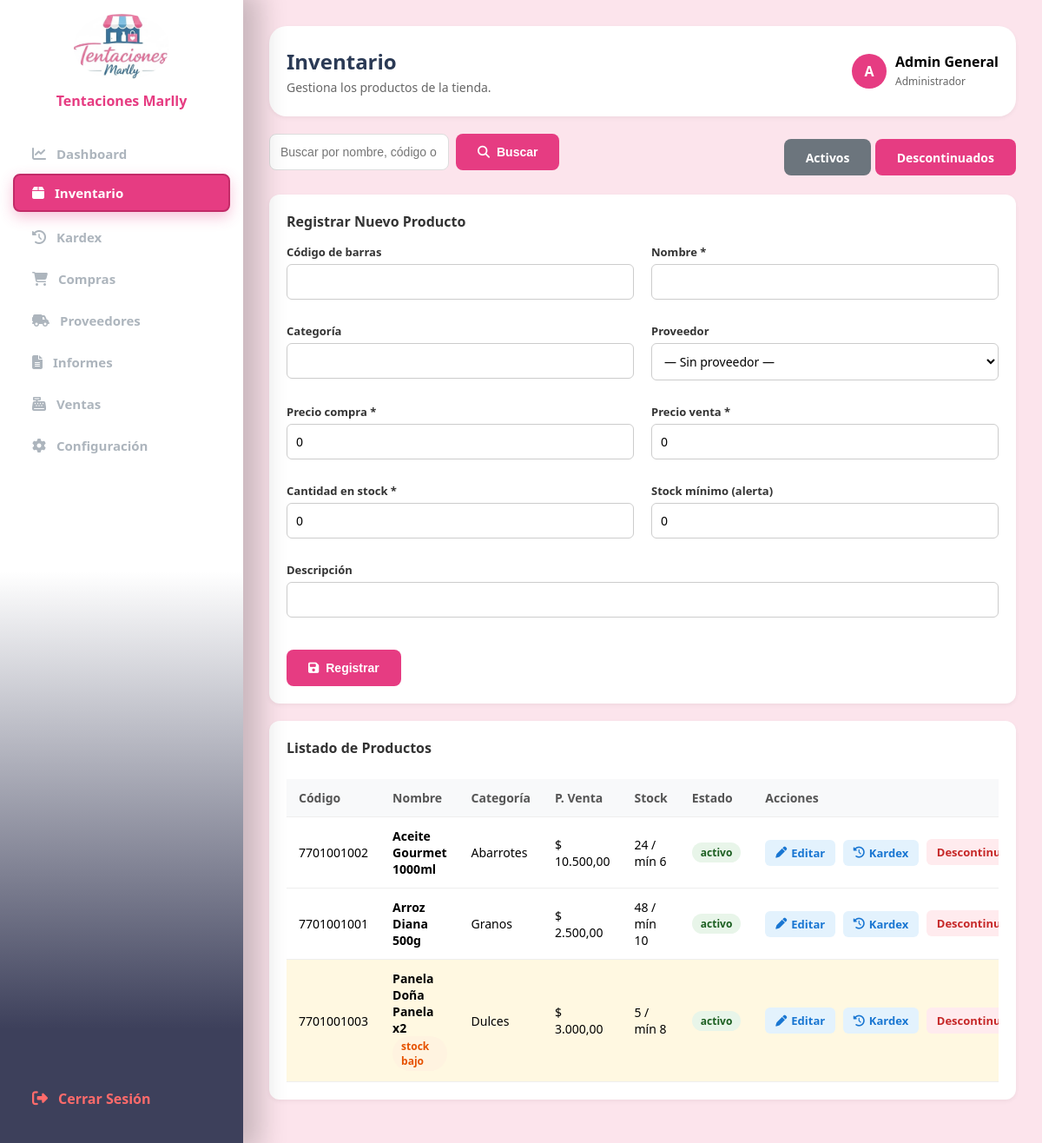
Page /view/inventario.php (signed in) on the committed database.
### tables this page shows
CREATE TABLE IF NOT EXISTS productos (
  id_producto INT AUTO_INCREMENT PRIMARY KEY,
  codigo_barras VARCHAR(50) NULL UNIQUE,
  nombre VARCHAR(150) NOT NULL,
  descripcion TEXT NULL,
  categoria VARCHAR(80) NULL,
  precio_compra DECIMAL(12,2) NOT NULL DEFAULT 0,
  precio_venta DECIMAL(12,2) NOT NULL DEFAULT 0,
  cantidad_stock INT NOT NULL DEFAULT 0,
  stock_minimo INT NOT NULL DEFAULT 0,
  id_proveedor INT NULL,
  estado ENUM('activo','inactivo') NOT NULL DEFAULT 'activo',
  creado_en DATETIME NOT NULL DEFAULT CURRENT_TIMESTAMP,
  fecha_modificacion DATETIME NULL,
  id_usuario_modificacion INT NULL,
  CONSTRAINT fk_productos_proveedor FOREIGN KEY (id_proveedor)
    REFERENCES proveedores (id_proveedor) ON DELETE SET NULL,
  CONSTRAINT fk_productos_usuario FOREIGN KEY (id_usuario_modificacion)
    REFERENCES usuarios (id) ON DELETE SET NULL,
  INDEX idx_productos_nombre (nombre),
  INDEX idx_productos_categoria (categoria)
);

### helpers/functions.php (called while the page is built, shortened)
<?php
function base_url(string $path = ''): string
{
    $path = ltrim($path, '/');
    return BASE_URL . ($path === '' ? '' : '/' . $path);
}
function e($value): string
{
    return htmlspecialchars((string) ($value ?? ''), ENT_QUOTES, 'UTF-8');
}
function money($n): string
{
    return '$ ' . number_format((float) $n, 2, ',', '.');
}
function get(string $key, $default = '')
{
    return $_GET[$key] ?? $default;
}

### helpers/auth.php (called while the page is built, shortened)
<?php
function current_user(): ?array
{
    return $_SESSION['user'] ?? null;
}
function current_role(): string
{
    return strtolower((string) ($_SESSION['user']['rol'] ?? ''));
}

### config/Connection.php (called while the page is built, shortened)
<?php
class Connection
{
    public function __construct()
    {
        $dsn = 'mysql:host=' . DB_HOST . ';dbname=' . DB_NAME . ';charset=utf8mb4';
        $options = [
            PDO::ATTR_ERRMODE => PDO::ERRMODE_EXCEPTION,
            PDO::ATTR_DEFAULT_FETCH_MODE => PDO::FETCH_ASSOC,
            PDO::ATTR_EMULATE_PREPARES => false,
        ];
        try {
            $this->conn = new PDO($dsn, DB_USER, DB_PASS, $options);
        } catch (PDOException $e) {
            error_log('DB connection failed: ' . $e->getMessage());
            http_response_code(500);
            exit(APP_DEBUG
                ? 'Error de conexión a la base de datos. Revisa el archivo .env'
                : 'Error interno del servidor.');
        }
    }
}

### model/producto.php (called while the page is built, shortened)
<?php
require_once __DIR__ . '/../config/Connection.php';
class Producto
{
    private PDO $db;
    public function __construct()
    {
        $this->db = (new Connection())->conn;
    }
    public function listar(?string $estado = 'activo', string $q = ''): array
    {
        $sql = "SELECT p.*, pr.nombre_razon_social AS proveedor,
                    CASE WHEN p.cantidad_stock <= p.stock_minimo THEN 1 ELSE 0 END AS alerta_stock_bajo
                FROM productos p
                LEFT JOIN proveedores pr ON pr.id_proveedor = p.id_proveedor
                WHERE 1 = 1";
        $params = [];
        if ($estado !== null) {
            $sql .= " AND p.estado = :estado";
            $params[':estado'] = $estado;
        }
        $sql .= " ORDER BY p.nombre ASC";
        $stmt = $this->db->prepare($sql);
        $stmt->execute($params);
        return $stmt->fetchAll();
    }
}

### view/inventario.php (the view, shortened to what this page needs)
<?php
require_once __DIR__ . '/../model/producto.php';
$prodModel = new Producto();
$q = trim((string) get('q'));
$verInactivos = get('estado') === 'inactivo';
$productos = $prodModel->listar($verInactivos ? 'inactivo' : 'activo', $q);
$editando = null;
$titulo = 'Inventario';
require __DIR__ . '/partials/head.php';
?>
<?php $subtituloNavbar = 'Gestiona los productos de la tienda.'; require __DIR__ . '/partials/navbar.php'; ?>
<div class="toolbar">
    <form method="GET" class="search-form">
        <input type="text" name="q" placeholder="Buscar por nombre, código o categoría..." value="<?= e($q) ?>">
        <button type="submit" class="btn-primary"><i class="fa-solid fa-magnifying-glass"></i> Buscar</button>
    </form>
    <div>
        <a class="btn-primary <?= $verInactivos ? '' : 'btn-cancel' ?>" href="<?= e(base_url('view/inventario.php')) ?>">Activos</a>
        <a class="btn-primary <?= $verInactivos ? 'btn-cancel' : '' ?>" href="<?= e(base_url('view/inventario.php?estado=inactivo')) ?>">Descontinuados</a>
    </div>
</div>
<div class="crud-card">
    <h3><?= $editando ? 'Editar Producto #' . e($editando['id_producto']) : 'Registrar Nuevo Producto' ?></h3>
    <form action="<?= e(base_url('index.php')) ?>" method="POST">
        <div class="form-grid">
            <div class="form-group">
                <label>Código de barras</label>
                <input type="text" name="codigo_barras" value="<?= e($editando['codigo_barras'] ?? '') ?>" maxlength="50">
            </div>
            <div class="form-group">
                <label>Nombre *</label>
                <input type="text" name="nombre" value="<?= e($editando['nombre'] ?? '') ?>" required maxlength="150">
            </div>
            <div class="form-group">
                <label>Categoría</label>
                <input type="text" name="categoria" value="<?= e($editando['categoria'] ?? '') ?>" maxlength="80">
            </div>
            <div class="form-group">
                <label>Proveedor</label>
                <select name="id_proveedor">
                    <option value="">— Sin proveedor —</option>
                </select>
            </div>
            <div class="form-group">
                <label>Precio compra *</label>
                <input type="number" name="precio_compra" value="<?= e($editando['precio_compra'] ?? '0') ?>" min="0" step="0.01" required>
            </div>
            <div class="form-group">
                <label>Precio venta *</label>
                <input type="number" name="precio_venta" value="<?= e($editando['precio_venta'] ?? '0') ?>" min="0" step="0.01" required>
            </div>
            <div class="form-group">
                <label>Cantidad en stock *</label>
                <input type="number" name="cantidad_stock" value="<?= e($editando['cantidad_stock'] ?? '0') ?>" min="0" step="1" required>
            </div>
            <div class="form-group">
                <label>Stock mínimo (alerta)</label>
                <input type="number" name="stock_minimo" value="<?= e($editando['stock_minimo'] ?? '0') ?>" min="0" step="1">
            </div>
            <div class="form-group form-span">
                <label>Descripción</label>
                <input type="text" name="descripcion" value="<?= e($editando['descripcion'] ?? '') ?>">
            </div>
            <div class="btn-container">
                <button type="submit" class="btn-primary"><i class="fa-solid fa-floppy-disk"></i> <?= $editando ? 'Guardar Cambios' : 'Registrar' ?></button>
            </div>
        </div>
    </form>
</div>
<div class="crud-card">
    <h3>Listado de Productos</h3>
    <div class="table-responsive">
    <table>
        <thead>
            <tr><th>Código</th><th>Nombre</th><th>Categoría</th><th>P. Venta</th><th>Stock</th><th>Estado</th><th>Acciones</th></tr>
        </thead>
        <tbody>
            <?php foreach ($productos as $p): ?>
                <tr class="<?= ((int) $p['alerta_stock_bajo'] === 1 && $p['estado'] === 'activo') ? 'row-alert' : '' ?>">
                    <td><?= e($p['codigo_barras'] ?? '—') ?></td>
                    <td><strong><?= e($p['nombre']) ?></strong>
                        <?php if ((int) $p['alerta_stock_bajo'] === 1 && $p['estado'] === 'activo'): ?>
                            <span class="badge badge-bajo">stock bajo</span>
                        <?php endif; ?>
                    </td>
                    <td><?= e($p['categoria'] ?? '—') ?></td>
                    <td><?= e(money($p['precio_venta'])) ?></td>
                    <td><?= e($p['cantidad_stock']) ?> / mín <?= e($p['stock_minimo']) ?></td>
                    <td><span class="badge badge-<?= e($p['estado']) ?>"><?= e($p['estado']) ?></span></td>
                    <td class="actions">
                        <a href="<?= e(base_url('view/inventario.php?edit=' . $p['id_producto'])) ?>" class="action-btn btn-edit"><i class="fa-solid fa-pen"></i> Editar</a>
                        <a href="<?= e(base_url('view/kardex.php?id_producto=' . $p['id_producto'])) ?>" class="action-btn btn-edit"><i class="fa-solid fa-clock-rotate-left"></i> Kardex</a>
                        <form action="<?= e(base_url('index.php')) ?>" method="POST" class="inline-form">
                            <button type="submit" class="action-btn <?= $p['estado'] === 'activo' ? 'btn-delete' : 'btn-edit' ?>">
                                <?= $p['estado'] === 'activo' ? 'Descontinuar' : 'Reactivar' ?>
                            </button>
                        </form>
                    </td>
                </tr>
            <?php endforeach; ?>
        </tbody>
    </table>
    </div>
</div>
<?php require __DIR__ . '/partials/foot.php'; ?>

### view/partials/head.php (shortened to what this page needs)
<?php
$titulo = $titulo ?? 'Tentaciones Marlly';
?>
<!DOCTYPE html>
<html lang="es">
<head>
    <link rel="stylesheet" href="<?= e(base_url('public/styles/app.css') . '?v=' . @filemtime(__DIR__ . '/../../public/styles/app.css')) ?>">
    <link rel="stylesheet" href="https://cdnjs.cloudflare.com/ajax/libs/font-awesome/6.5.1/css/all.min.css">
</head>
<body>
    <?php require __DIR__ . '/sidebar.php'; ?>
    <main class="main-content">

### view/partials/sidebar.php
<?php
$rolActual = current_role();
$paginaActual = basename($_SERVER['PHP_SELF'] ?? '');
?>
<aside class="sidebar">
    <div>
        <div class="sidebar-header">
            <img src="<?= e(base_url('public/logo.png')) ?>" alt="Logo">
            <h3>Tentaciones Marlly</h3>
        </div>
        <ul class="menu-list">
            <?php if ($rolActual === 'administrador'): ?>
                <li class="<?= $paginaActual === 'dashboard.php' ? 'active' : '' ?>">
                    <a href="<?= e(base_url('view/dashboard.php')) ?>">
                        <i class="fa-solid fa-chart-line"></i> Dashboard
                    </a>
                </li>
                <li class="<?= $paginaActual === 'inventario.php' ? 'active' : '' ?>">
                    <a href="<?= e(base_url('view/inventario.php')) ?>">
                        <i class="fa-solid fa-box"></i> Inventario
                    </a>
                </li>
                <li class="<?= $paginaActual === 'kardex.php' ? 'active' : '' ?>">
                    <a href="<?= e(base_url('view/kardex.php')) ?>">
                        <i class="fa-solid fa-clock-rotate-left"></i> Kardex
                    </a>
                </li>
                <li class="<?= $paginaActual === 'compras.php' ? 'active' : '' ?>">
                    <a href="<?= e(base_url('view/compras.php')) ?>">
                        <i class="fa-solid fa-cart-shopping"></i> Compras
                    </a>
                </li>
                <li class="<?= $paginaActual === 'proveedores.php' ? 'active' : '' ?>">
                    <a href="<?= e(base_url('view/proveedores.php')) ?>">
                        <i class="fa-solid fa-truck-field"></i> Proveedores
                    </a>
                </li>
                <li class="<?= $paginaActual === 'informes.php' ? 'active' : '' ?>">
                    <a href="<?= e(base_url('view/informes.php')) ?>">
                        <i class="fa-solid fa-file-lines"></i> Informes
                    </a>
                </li>
            <?php endif; ?>
            <?php if (in_array($rolActual, ['administrador', 'vendedor', 'cajero'], true)): ?>
                <li class="<?= $paginaActual === 'pos.php' ? 'active' : '' ?>">
                    <a href="<?= e(base_url('view/pos.php')) ?>">
                        <i class="fa-solid fa-cash-register"></i> Ventas
                    </a>
                </li>
            <?php endif; ?>
            <?php if ($rolActual === 'administrador'): ?>
                <li class="<?= $paginaActual === 'configuracion.php' ? 'active' : '' ?>">
                    <a href="<?= e(base_url('view/configuracion.php')) ?>">
                        <i class="fa-solid fa-gear"></i> Configuración
                    </a>
                </li>
            <?php endif; ?>
        </ul>
    </div>
    <a href="<?= e(base_url('index.php?action=logout')) ?>" class="logout-btn">
        <i class="fa-solid fa-right-from-bracket"></i> Cerrar Sesión
    </a>
</aside>

### view/partials/navbar.php
<?php
$tituloNavbar = $tituloNavbar ?? ($titulo ?? '');
$subtituloNavbar = $subtituloNavbar ?? null;
$userNavbar = current_user();
$nombreNavbar = trim((string) ($userNavbar['nombre'] ?? '') . ' ' . ($userNavbar['apellido'] ?? ''));
if ($nombreNavbar === '') {
    $nombreNavbar = (string) ($userNavbar['username'] ?? '');
} else {
    $nombreNavbar = mb_convert_case($nombreNavbar, MB_CASE_TITLE, 'UTF-8');
}
$rolNavbar = ucfirst((string) ($userNavbar['rol'] ?? ''));
?>
<header class="top-navbar">
    <div>
        <h2><?= e($tituloNavbar) ?></h2>
        <?php if ($subtituloNavbar !== null && $subtituloNavbar !== ''): ?>
            <p class="muted" style="margin:4px 0 0"><?= e($subtituloNavbar) ?></p>
        <?php endif; ?>
    </div>
    <div class="user-profile">
        <div class="user-avatar"><?= e(strtoupper(mb_substr($nombreNavbar !== '' ? $nombreNavbar : '?', 0, 1))) ?></div>
        <div class="user-profile-info">
            <div><strong><?= e($nombreNavbar) ?></strong></div>
            <?php if ($rolNavbar !== ''): ?>
                <small class="muted" style="margin:0"><?= e($rolNavbar) ?></small>
            <?php endif; ?>
        </div>
    </div>
</header>

### view/partials/foot.php
    </main>
</body>
</html>

### rows in the picture
productos: codigo_barras "7701001002", nombre "Aceite Gourmet 1000ml", categoria "Abarrotes", precio_venta "$ 10.500,00", cantidad_stock "24", stock_minimo "6", estado "activo", shows "Descontinuar"
productos: codigo_barras "7701001001", nombre "Arroz Diana 500g", categoria "Granos", precio_venta "$ 2.500,00", cantidad_stock "48", stock_minimo "10", estado "activo", shows "Descontinuar"
productos: codigo_barras "7701001003", nombre "Panela Doña Panela x2", shows "stock bajo", categoria "Dulces", precio_venta "$ 3.000,00", cantidad_stock "5", stock_minimo "8", estado "activo", shows "Descontinuar"

### other values in the picture
$tituloNavbar "Inventario"
$subtituloNavbar "Gestiona los productos de la tienda."
mb_substr($nombreNavbar !== '' ? $nombreNavbar : '?', 0, 1) "A"
$nombreNavbar "Admin General"
$rolNavbar "Administrador"
